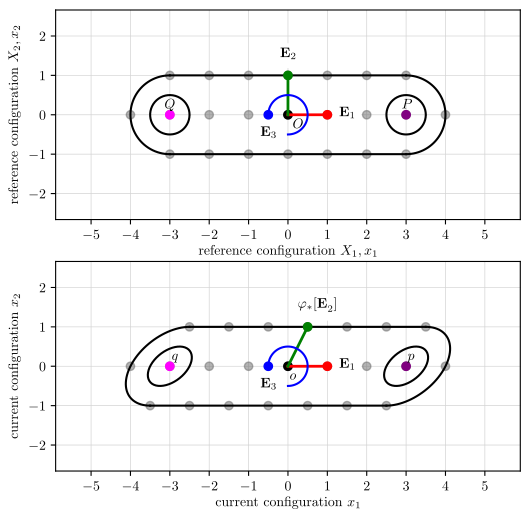

Reproduce this figure in Python.
#!/usr/bin/env python
import os
import numpy as np
# import matplotlib as mpl
from matplotlib import rc
import matplotlib.pyplot as plt
from matplotlib.ticker import MultipleLocator


rc('text', usetex=True)
#rc('font', **{'family': 'serif', 'serif': ['Computer Modern Roman']})
rc('font', family='serif')

def rotate(X, Y, R):
    """ Given list of reference points (X, Y), rotate them about the 
    z-axis by angle R (radians) to the current points (x, y).
    """
    x = np.cos(R) * X - np.sin(R) * Y
    y = np.sin(R) * X + np.cos(R) * Y
    return x, y

def simple_shear(X, Y, shear_12):
    """ Given a list of reference points (X, Y), simple shear them in 
    the x-axis by distance shear_x (Length) to the current points (x, y).
    """
    x = X + shear_12 * Y
    y = Y
    return x, y

def draw(axis, ux=0, uy=0, ur=0, shear=0, t0=1, showlabels=0):
    MSIZE = 8  # marker size
    
    # body grid
    NPTS = 7
    row = [i for i in range(-3, 4, 1)]
    NROWS = 3
    X = np.array(row * NROWS)  # center, top, and bottom list
    X = np.append(X, [-4.0, 4.0])  # the two end points, x coordinate
    Y = np.array([[j] * NPTS for j in range(-1, 2, 1)]).reshape(1, NPTS * NROWS).squeeze()
    Y = np.append(Y, [0, 0])  # the two end points, y coordinate
    # x, y = rotate(X, Y, ur)
    x, y = simple_shear(X, Y, shear)
    axis.plot(x + ux, y + uy, 'o', color='dimgray', alpha=0.5, label='body integer points')

    # origin 
    axis.plot(0 + ux, 0 + uy, 'o', color='black', label='origin = (0, 0, 0)')  # origin
    ox = 0.25  # offset
    oy = -0.25  # offset
    X = 0 + ox
    Y = 0 + oy
    # x, y = rotate(X, Y, ur)
    x, y = simple_shear(X, Y, shear)
    if t0:
        text = r'$O$'
    else:
        text = r'$o$'
    axis.text(x + ux, y + uy, text, ha='center', va='center')
    
    # x-axis
    X = np.array([0, 1])
    Y = np.array([0, 0])
    # x, y = rotate(X, Y, ur)
    x, y = simple_shear(X, Y, shear)
    # axis.plot(x + ux, y + uy, '-', marker=(3, 1, ur * RADTODEG - 90.0), markersize=MSIZE, linewidth=2, color='red', markevery=[-1], zorder=4)  # x-axis
    axis.plot(x + ux, y + uy, '-', marker='o', linewidth=2, color='red', markevery=[-1], zorder=4)  # x-axis
    ox = 0.5  # offset
    oy = 0.0  # offset
    X = X[-1] + ox
    Y = Y[-1] + oy
    # x, y = rotate(X, Y, ur)
    x, y = simple_shear(X, Y, shear)
    if t0:
        text = r'${\mathbf{E}}_1$'
    else:
        text = r'${\mathbf{E}}_1$'
    # axis.text(x + ux, y + uy, r'${\mathbf{E}}_1$', ha='center', va='center', backgroundcolor='white')
    axis.text(x + ux, y + uy, text, ha='center', va='center', backgroundcolor='white')
    
    # y-axis
    X = np.array([0, 0])
    Y = np.array([0, 1])
    # x, y = rotate(X, Y, ur)
    x, y = simple_shear(X, Y, shear)
    # axis.plot(x + ux, y + uy, '-', marker=(3, 1, ur * RADTODEG), markersize=MSIZE, linewidth=2, color='green', markevery=[-1], zorder=4)  # y-axis
    axis.plot(x + ux, y + uy, '-', marker='o', linewidth=2, color='green', markevery=[-1], zorder=4)  # y-axis
    ox = 0.0  # offset
    oy = 0.5  # offset
    X = X[-1] + ox
    Y = Y[-1] + oy
    # x, y = rotate(X, Y, ur)
    x, y = simple_shear(X, Y, shear)
    if t0:
        text = r'${\mathbf{E}}_2$'
    else:
        text = r'${\varphi_*[\mathbf{E}}_2]$'
    axis.text(x + ux, y + uy, text, ha='center', va='center', backgroundcolor='white')
    
    # z-axis start
    z_angle = np.linspace(-np.pi/2.0, np.pi)
    z_radius = 0.5
    X = z_radius * np.cos(z_angle)
    Y = z_radius * np.sin(z_angle)
    # x, y = rotate(X, Y, ur)
    no_shear = 0
    x, y = simple_shear(X, Y, no_shear)  # don't shear the z-axis leader
    axis.plot(x + ux, y + uy, color='blue', zorder=4)  # z-axis leader
    # axis.plot(x[-1] + ux, y[-1] + uy, marker=(3, 1, ur * RADTODEG - 180.0), markersize=MSIZE, linewidth=2, color='blue', zorder=4)  # z-axis arrowhead
    axis.plot(x[-1] + ux, y[-1] + uy, marker='o', linewidth=2, color='blue', zorder=4)  # z-axis arrowhead
    ox = 0  # offset
    oy = -0.5  # offset
    X = X[-1] + ox
    Y = Y[-1] + oy
    # x, y = rotate(X, Y, ur)
    x, y = simple_shear(X, Y, no_shear)
    if t0:
        text = r'${\mathbf{E}}_3$'
    else:
        text = r'${\mathbf{E}}_3$'
    axis.text(x + ux, y + uy, text, ha='center', va='center', backgroundcolor='white')

    # body
    body_color = 'black'
    
    p_color = 'purple'
    PX, PY = 3, 0  # circle coordinates, point P
    # px, py = rotate(PX, PY, ur)
    px, py = simple_shear(PX, PY, shear)
    axis.plot(px + ux, py + uy, 'o', color=p_color, label=r'body point {\em P} = (3, 0, 0)')  #  point P
    ox = 0.0  # offset
    oy = 0.25  # offset
    X = PX + ox
    Y = PY + oy
    # x, y = rotate(X, Y, ur)
    x, y = simple_shear(X, Y, shear)
    if t0:
        text = r'$P$'
    else:
        text = r'$p$'
    axis.text(x + ux, y  + uy, text, ha='center', va='center')
    
    q_color = 'magenta'
    QX, QY = -3, 0  # circle coordinates, point Q
    # qx, qy = rotate(QX, QY, ur)
    qx, qy = simple_shear(QX, QY, shear)
    axis.plot(qx + ux, qy + uy, 'o', color=q_color, label=r'body point {\em Q} = (-3, 0, 0)')  #  point Q
    ox = 0.0  # offset
    oy = 0.25  # offset
    X = QX + ox
    Y = QY + oy
    # x, y = rotate(X, Y, ur)
    x, y = simple_shear(X, Y, shear)
    if t0:
        text = r'$Q$'
    else:
        text = r'$q$'
    axis.text(x + ux, y + uy, text, ha='center', va='center')

    b_angle = np.linspace(0.0, 2 * np.pi)
    b_angle_q = np.linspace(np.pi/2, 3*np.pi/2)
    b_angle_p = np.linspace(-np.pi/2, np.pi/2)
    b_radius = 0.5
    b_radius_o = 1.0

    X = b_radius * np.cos(b_angle) + PX
    Y = b_radius * np.sin(b_angle) + PY
    # x, y = rotate(X, Y, ur)
    x, y = simple_shear(X, Y, shear)
    axis.plot(x + ux, y + uy, color=body_color)  # P circle
    X = b_radius_o * np.cos(b_angle_p) + PX
    Y = b_radius_o * np.sin(b_angle_p) + PY
    # x, y = rotate(X, Y, ur)
    x, y = simple_shear(X, Y, shear)
    axis.plot(x + ux, y + uy, color=body_color)  # P circle, outer
    p0x, p0y = x[0], y[0]
    p1x, p1y = x[-1], y[-1]

    X = b_radius * np.cos(b_angle) + QX
    Y = b_radius * np.sin(b_angle) + QY
    # x, y = rotate(X, Y, ur)
    x, y = simple_shear(X, Y, shear)
    axis.plot(x + ux, y + uy, color=body_color)  # Q circle
    X = b_radius_o * np.cos(b_angle_q) + QX
    Y = b_radius_o * np.sin(b_angle_q) + QY
    # x, y = rotate(X, Y, ur)
    x, y = simple_shear(X, Y, shear)
    axis.plot(x + ux, y + uy, color=body_color)  # Q circle, outer
    q0x, q0y = x[0], y[0]
    q1x, q1y = x[-1], y[-1]
    
    axis.plot([p1x + ux, q0x + ux], [p1y + uy, q0y + uy], color=body_color)  #  top bracket line
    axis.plot([q1x + ux, p0x + ux], [q1y + uy, p0y + uy], color=body_color)  #  bottom bracket line


fig = plt.figure(figsize=(6, 6))  # inches, (wide, tall)
# fig = plt.figure()  # inches, (wide, tall)
# fig = plt.figure()
ax1 = fig.add_subplot(2, 1, 1)
ax2 = fig.add_subplot(2, 1, 2)

dx = -0
dy = -0
dr_deg = 0  # deg
RADTODEG = 180.0/np.pi
DEGTORAD = 1.0/RADTODEG
dr = dr_deg * DEGTORAD  # radian
shear_12 = 0.5 # Length units, shear in the X_1 direction
draw(ax1, ux=dx, uy=dy, ur=dr)
draw(ax2, ux=dx, uy=dy, ur=dr, shear=shear_12, t0=False)

ax1.axis('equal')
ax2.axis('equal')
# major axes
ax1.xaxis.set_major_locator(MultipleLocator(1.0))
ax1.yaxis.set_major_locator(MultipleLocator(1.0))
ax2.xaxis.set_major_locator(MultipleLocator(1.0))
ax2.yaxis.set_major_locator(MultipleLocator(1.0))
# minor axes
# ax1.xaxis.set_minor_locator(MultipleLocator(0.5))
# ax1.yaxis.set_minor_locator(MultipleLocator(0.5))

# ax.grid(which='both')
# ax.grid(b=True, which='major', linestyle='-')
#ax1.grid(b=True, which='major', linestyle=':')
#ax2.grid(b=True, which='major', linestyle=':')
ax1.grid(b=True, which='major', linestyle='solid', linewidth=0.5, color='lightgray')
ax2.grid(b=True, which='major', linestyle='solid', linewidth=0.5, color='lightgray')
# ax.grid(b=True, which='minor', linestyle=':')
ax1.set_xlabel(r'reference configuration $X_1, x_1$')
ax1.set_ylabel(r'reference configuration $X_2, x_2$')
ax2.set_xlabel(r'current configuration $x_1$')
ax2.set_ylabel(r'current configuration $x_2$')
a = 5.9
b = 2.9
ax1.set_xlim(-a, a)
ax1.set_ylim(-b, b)
ax2.set_xlim(ax1.get_xlim())
ax2.set_ylim(ax1.get_ylim())
# ax.legend(loc='lower right', framealpha=1.0)
# ax1.legend(loc='lower right')

# fig.tight_layout()
plt.show()

print_to_pdf = 0
if print_to_pdf:
    script_name = os.path.basename(__file__)
    figure_name = os.path.splitext(script_name)[0]
    print(f'Saving figure as {figure_name}.pdf')
    fig.savefig(figure_name + '.pdf', bbox_inches='tight')
